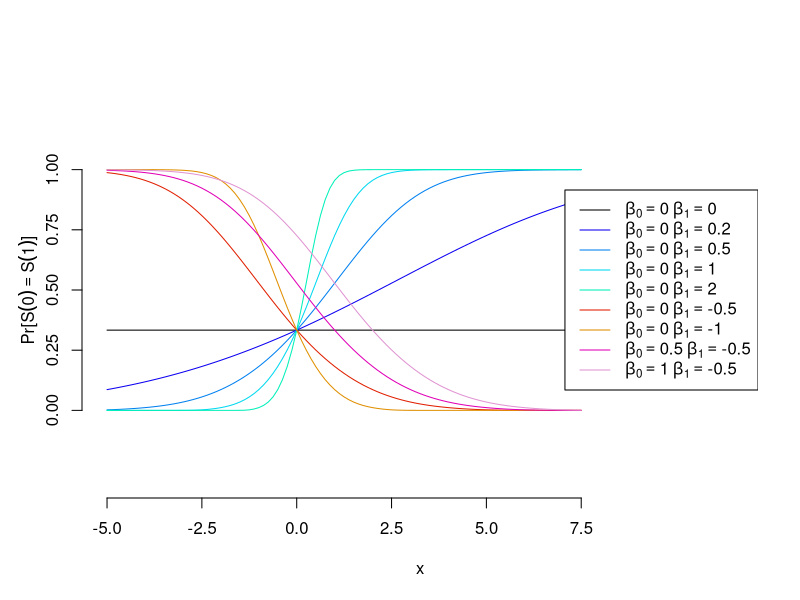

Write the R code that produced this figure.


prob_diss<-function(x,a,L){

  alpha=a[1]+a[2]*x
  rho_1=(pnorm(alpha))
  rho_2=(pnorm(alpha)^2)
  
  mix_rho= rho_2-2*rho_1
    
  prob=rho_2*(1-(1+mix_rho)^L)/(-mix_rho)
  
  return(prob)
}

a=matrix(c(0,0,
           0,0.2,
           0,0.5,
           0,1,
           0,2,
           0,-0.5,
           0,-1,
           0.5,-0.5,
           1,-0.5), ncol=2, byrow=TRUE)

funct_1<-function(x){
  prob_diss(x,a=a[1,],100)
}
funct_2<-function(x){
  prob_diss(x,a=a[2,],100)
}
funct_3<-function(x){
  prob_diss(x,a=a[3,],100)
}
funct_4<-function(x){
  prob_diss(x,a=a[4,],100)
}
funct_5<-function(x){
  prob_diss(x,a=a[5,],100)
}
funct_6<-function(x){
  prob_diss(x,a=a[6,],100)
}
funct_7<-function(x){
  prob_diss(x,a=a[7,],100)
}
funct_8<-function(x){
  prob_diss(x,a=a[8,],100)
}
funct_9<-function(x){
  prob_diss(x,a=a[9,],100)
}

legend_label<-sapply(1:9, function(i) bquote(beta[0]==.(a[i,1]) ~ beta[1]==.(a[i,2])))
legend_color<-c("black","#0C00F0" ,"#0080F0" ,"#00D8F0" ,"#00F0B8","#E01E00" ,"#E08F00","#E000B7","#E094D2" )



curve(funct_1,
      from=-5,to=7.5, 
      ylim=c(-0.3,1.3), xlim=c(-5,11.5),
      ylab=' ',
      col=legend_color[1],
      frame.plot = FALSE, yaxt = "n", xaxt = "n")
title(ylab=expression(paste("Pr[",S(0)==S(1),"]")), 
      mgp=c(2,0,1))
axis(2, at = seq(0, 1, by = 0.25))
axis(1, at = seq(-5, 7.5, by = 2.5))
curve(funct_2, add=TRUE,from=-5,to=7.5,  col=legend_color[2])
curve(funct_3, add=TRUE,from=-5,to=7.5,  col=legend_color[3])
curve(funct_4, add=TRUE,from=-5,to=7.5,  col=legend_color[4])
curve(funct_5, add=TRUE,from=-5,to=7.5,  col=legend_color[5])
curve(funct_6, add=TRUE,from=-5,to=7.5,  col=legend_color[6])
curve(funct_7, add=TRUE,from=-5,to=7.5,  col=legend_color[7])
curve(funct_8, add=TRUE,from=-5,to=7.5,  col=legend_color[8])
curve(funct_9, add=TRUE,from=-5,to=7.5,  col=legend_color[9])
legend("right", legend=legend_label, 
       col=legend_color, lty=1)
